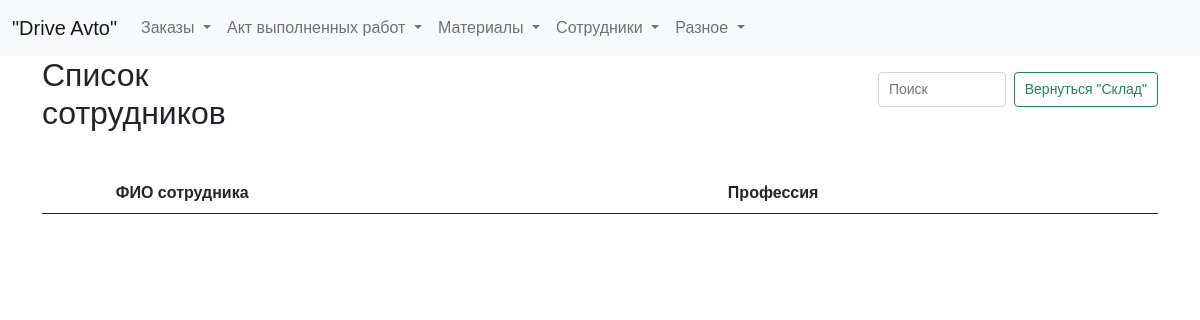
Page /employees on the earlier database version.
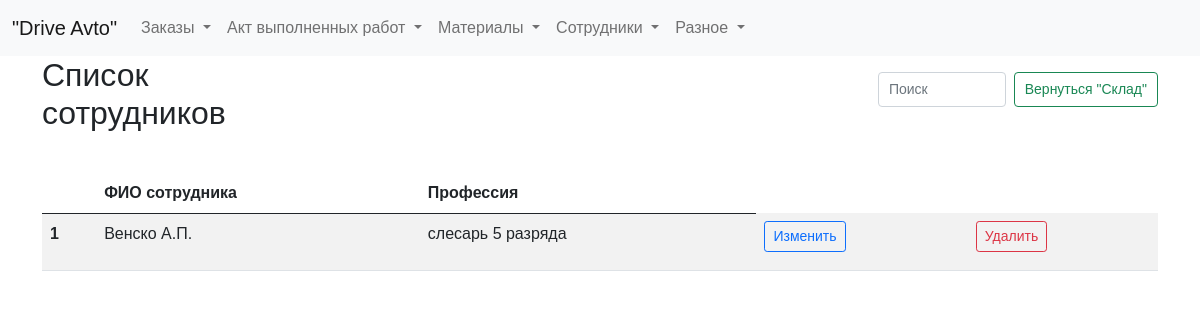
Same page on the later database version.
### tables this page shows
CREATE TABLE employees (
id integer PRIMARY KEY AUTOINCREMENT,
name text NOT NULL,
profession text NOT NULL
);

### fcompany.py (the view)
@app.route("/employees")
def showEmployees():
    return render_template("employees.html", title="Сотрудники", employees=dbase.getEmployees())

### FDataBase.py (called while the page is built)
    def getEmployees(self):
        sql = '''SELECT * FROM employees'''
        try:
            self.__cur.execute(sql)
            res = self.__cur.fetchall()
            employees_list = [dict(row) for row in res]
            if employees_list: return employees_list
        except:
            print("Ошибка чтения из БД")
        return []

### fcompany.py (called while the page is built)
def connect_db():  # общая функция для установления соединения с БД
    conn = sqlite3.connect(app.config['DATABASE'])
    conn.row_factory = sqlite3.Row  # записи будут представлены не в виде кортежей, а в виде словаря (для исп в шаблонах)
    return conn

def get_db():
    if not hasattr(g, 'link_db'):
        g.link_db = connect_db()
    return g.link_db

@app.before_request
def before_request():
    global dbase
    db = get_db()
    dbase = FDataBase(db)

### templates/employees.html (shortened to what this page needs)
{% extends 'base.html' %}
{% block content %}
<div class="header-container">
  <h2>Список сотрудников</h2>
  <form class="d-flex search-form" role="search">
    <input class="form-control me-2 narrow-search" type="search" id="searchInput" placeholder="Поиск" aria-label="Search">
    <button class="btn btn-outline-success narrow-button" type="submit">Вернуться "Склад"</button>
  </form>
</div>
<table id="myTable" class="table table-striped">
  <thead>
    <tr>
      <th scope="col"></th>
      <th scope="col">ФИО сотрудника</th>
      <th scope="col">Профессия</th>
    </tr>
  </thead>
  <tbody>
    {% for row in employees %}
    <tr>
      <th scope="row">{{ loop.index }}</th>
      <td>{{ row.name }}</td>
      <td>{{ row.profession }}</td>
      <td>
          <a href="/edit_entry_employees/{{ row.id }}" class="btn btn-outline-primary btn-sm">Изменить</a>
      </td>
      <td>
        <form action="/delete_entry_employees/{{ row.id }}" method="post">
            <button type="submit" class="btn btn-outline-danger btn-sm">Удалить</button>
        </form>
      </td>
    </tr>
    {% endfor %}
  </tbody>
</table>
{% endblock %}

Differences in the rows shown:
added employees: name "Венско А.П.", profession "слесарь 5 разряда"
